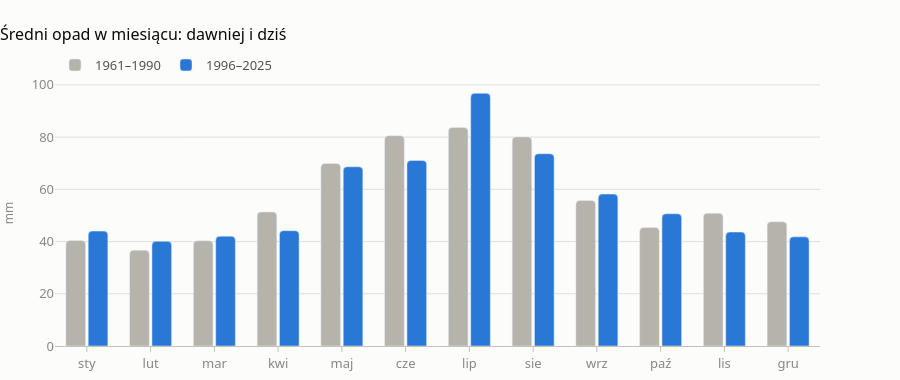

Write notebook code for a chart like this one.
### Code cell
charts.monthly_precip(df)

### Figure 1 — Plotly figure (JSON) as saved in the notebook; plotly's stock layout.template omitted (floating-point values rounded to 4 significant figures)
{"data": [{"hovertemplate": "%{y:.0f} mm", "marker": {"color": "#b5b3ab", "cornerradius": 4}, "name": "1961–1990", "type": "bar", "x": ["sty", "lut", "mar", "kwi", "maj", "cze", "lip", "sie", "wrz", "paź", "lis", "gru"], "y": [40.38, 36.69, 40.3, 51.31, 69.92, 80.53, 83.72, 80.08, 55.74, 45.35, 50.82, 47.56]}, {"hovertemplate": "%{y:.0f} mm", "marker": {"color": "#2a78d6", "cornerradius": 4}, "name": "1996–2025", "type": "bar", "x": ["sty", "lut", "mar", "kwi", "maj", "cze", "lip", "sie", "wrz", "paź", "lis", "gru"], "y": [44.0, 40.07, 42.05, 44.17, 68.65, 71.07, 96.78, 73.62, 58.18, 50.65, 43.65, 41.8]}], "layout": {"bargap": 0.3, "bargroupgap": 0.12, "barmode": "group", "font": {"color": "#52514e", "family": "system-ui, -apple-system, \"Segoe UI\", sans-serif", "size": 13}, "height": 380, "hoverlabel": {"bgcolor": "#fcfcfb", "bordercolor": "#c3c2b7", "font": {"family": "system-ui, -apple-system, \"Segoe UI\", sans-serif"}}, "hovermode": "x unified", "legend": {"font": {"color": "#52514e"}, "orientation": "h", "x": 0, "y": 1.0, "yanchor": "bottom"}, "margin": {"b": 8, "l": 8, "r": 80, "t": 80}, "paper_bgcolor": "#fcfcfb", "plot_bgcolor": "#fcfcfb", "separators": ", ", "showlegend": true, "title": {"font": {"color": "#0b0b0b", "size": 16}, "text": "Średni opad w miesiącu: dawniej i dziś", "x": 0, "xanchor": "left"}, "xaxis": {"linecolor": "#c3c2b7", "showgrid": false, "tickcolor": "#c3c2b7", "tickfont": {"color": "#898781"}, "ticks": "outside"}, "yaxis": {"gridcolor": "#e1e0d9", "gridwidth": 1, "tickfont": {"color": "#898781"}, "title": {"font": {"color": "#898781", "size": 12}, "text": "mm"}, "zeroline": false}}}
